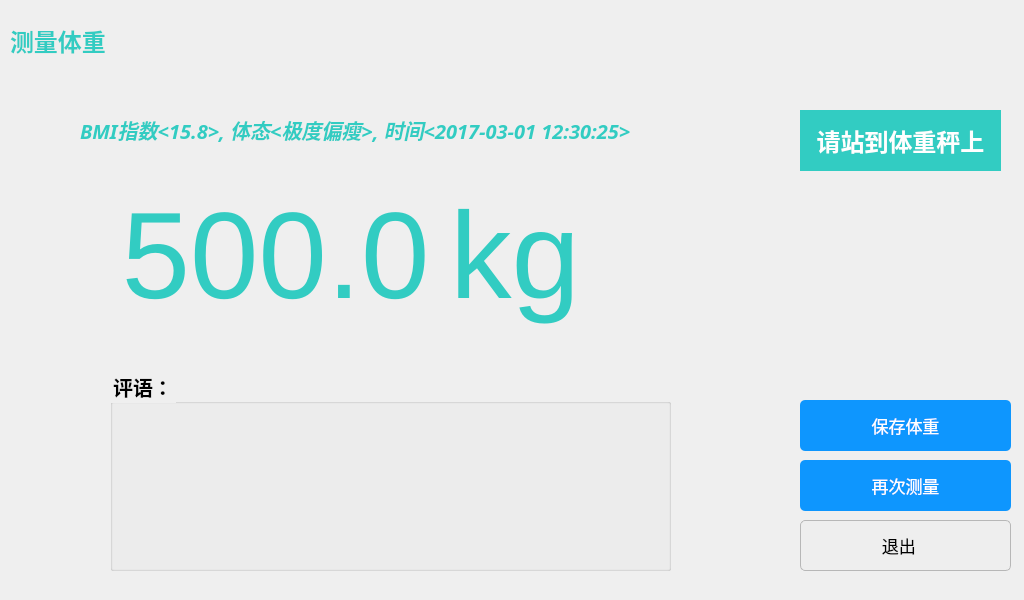
<?xml version="1.0" encoding="UTF-8"?>
<ui version="4.0">
 <class>Measuring_Weight</class>
 <widget class="QWidget" name="Measuring_Weight">
  <property name="geometry">
   <rect>
    <x>0</x>
    <y>0</y>
    <width>1024</width>
    <height>600</height>
   </rect>
  </property>
  <property name="cursor">
   <cursorShape>BlankCursor</cursorShape>
  </property>
  <property name="windowTitle">
   <string>Form</string>
  </property>
  <widget class="QPushButton" name="btnMeasure">
   <property name="geometry">
    <rect>
     <x>800</x>
     <y>460</y>
     <width>211</width>
     <height>51</height>
    </rect>
   </property>
   <property name="font">
    <font>
     <family>Microsoft Yahei</family>
     <pointsize>13</pointsize>
    </font>
   </property>
   <property name="styleSheet">
    <string notr="true">QPushButton
{
    font-family:Microsoft Yahei;
    color:white;
    background-color:rgb(14 , 150 , 254);
    border-radius:5px;
}

QPushButton:hover
{
    background-color:rgb(44 , 137 , 255);
}

QPushButton:pressed
{
    background-color:rgb(14 , 135 , 228);
    padding-left:3px;
    padding-top:3px;
}</string>
   </property>
   <property name="text">
    <string>再次测量</string>
   </property>
   <property name="icon">
    <iconset resource="imageIcon.qrc">
     <normaloff>:/imgIcon/appbar.clipboard.variant.edit.png</normaloff>:/imgIcon/appbar.clipboard.variant.edit.png</iconset>
   </property>
   <property name="iconSize">
    <size>
     <width>76</width>
     <height>76</height>
    </size>
   </property>
  </widget>
  <widget class="QPushButton" name="btnSave">
   <property name="geometry">
    <rect>
     <x>800</x>
     <y>400</y>
     <width>211</width>
     <height>51</height>
    </rect>
   </property>
   <property name="font">
    <font>
     <family>Microsoft Yahei</family>
     <pointsize>13</pointsize>
    </font>
   </property>
   <property name="styleSheet">
    <string notr="true">QPushButton
{
    font-family:Microsoft Yahei;
    color:white;
    background-color:rgb(14 , 150 , 254);
    border-radius:5px;
}

QPushButton:hover
{
    background-color:rgb(44 , 137 , 255);
}

QPushButton:pressed
{
    background-color:rgb(14 , 135 , 228);
    padding-left:3px;
    padding-top:3px;
}</string>
   </property>
   <property name="text">
    <string>保存体重</string>
   </property>
   <property name="icon">
    <iconset resource="imageIcon.qrc">
     <normaloff>:/imgIcon/appbar.disk.upload.png</normaloff>:/imgIcon/appbar.disk.upload.png</iconset>
   </property>
   <property name="iconSize">
    <size>
     <width>76</width>
     <height>76</height>
    </size>
   </property>
  </widget>
  <widget class="QPushButton" name="btnClose">
   <property name="geometry">
    <rect>
     <x>800</x>
     <y>520</y>
     <width>211</width>
     <height>51</height>
    </rect>
   </property>
   <property name="font">
    <font>
     <family>Microsoft Yahei</family>
     <pointsize>13</pointsize>
    </font>
   </property>
   <property name="styleSheet">
    <string notr="true">QPushButton
{
    color:black;
    background-color:rgb(238 , 238 , 238);
    border: 1px solid rgb(183 , 183 , 183);
	border-radius:5px;
}

QPushButton:hover
{
    color:black;
    background-color:rgb(228 , 240 , 250);
    border: 1px solid rgb(15 , 150 , 255);
}

QPushButton:pressed
{
    color:black;
    background-color:rgb(204 , 228 , 247);
    border: 1px solid rgb(1 , 84 , 153);
    padding-left:3px;
    padding-top:3px;
}</string>
   </property>
   <property name="text">
    <string> 退出    </string>
   </property>
   <property name="icon">
    <iconset resource="imageIcon.qrc">
     <normaloff>:/imgIcon/appbar.close.2.png</normaloff>:/imgIcon/appbar.close.2.png</iconset>
   </property>
   <property name="iconSize">
    <size>
     <width>76</width>
     <height>76</height>
    </size>
   </property>
  </widget>
  <widget class="QLabel" name="lblInfo">
   <property name="geometry">
    <rect>
     <x>10</x>
     <y>10</y>
     <width>591</width>
     <height>61</height>
    </rect>
   </property>
   <property name="sizePolicy">
    <sizepolicy hsizetype="Expanding" vsizetype="Expanding">
     <horstretch>0</horstretch>
     <verstretch>0</verstretch>
    </sizepolicy>
   </property>
   <property name="sizeIncrement">
    <size>
     <width>5</width>
     <height>5</height>
    </size>
   </property>
   <property name="font">
    <font>
     <family>微软雅黑</family>
     <pointsize>18</pointsize>
     <weight>75</weight>
     <bold>true</bold>
    </font>
   </property>
   <property name="statusTip">
    <string/>
   </property>
   <property name="styleSheet">
    <string notr="true">QLabel
{
	color: rgb(50 , 204 , 194);
	background-color:transparent;
}</string>
   </property>
   <property name="text">
    <string>测量体重</string>
   </property>
   <property name="wordWrap">
    <bool>false</bool>
   </property>
  </widget>
  <widget class="QLabel" name="lblWeight">
   <property name="geometry">
    <rect>
     <x>120</x>
     <y>130</y>
     <width>311</width>
     <height>251</height>
    </rect>
   </property>
   <property name="font">
    <font>
     <pointsize>92</pointsize>
    </font>
   </property>
   <property name="styleSheet">
    <string notr="true">QLabel
{
	color: rgb(50 , 204 , 194);
	background-color:transparent;
}</string>
   </property>
   <property name="text">
    <string>500.0</string>
   </property>
   <property name="alignment">
    <set>Qt::AlignCenter</set>
   </property>
  </widget>
  <widget class="QLabel" name="lblTipsIcon">
   <property name="geometry">
    <rect>
     <x>690</x>
     <y>110</y>
     <width>421</width>
     <height>321</height>
    </rect>
   </property>
   <property name="styleSheet">
    <string notr="true">border-image: url(:/imgIcon/mesure.png);
background-color: transparent;</string>
   </property>
   <property name="text">
    <string/>
   </property>
  </widget>
  <widget class="QLabel" name="lblTips">
   <property name="geometry">
    <rect>
     <x>800</x>
     <y>110</y>
     <width>201</width>
     <height>61</height>
    </rect>
   </property>
   <property name="font">
    <font>
     <family>微软雅黑</family>
     <pointsize>18</pointsize>
     <weight>75</weight>
     <bold>true</bold>
    </font>
   </property>
   <property name="styleSheet">
    <string notr="true">QLabel
{
	
	color: rgb(255, 255, 255);
	background-color:rgb(50 , 204 , 194);
}</string>
   </property>
   <property name="text">
    <string>请站到体重秤上</string>
   </property>
   <property name="alignment">
    <set>Qt::AlignCenter</set>
   </property>
  </widget>
  <widget class="QTextBrowser" name="txtBserCom">
   <property name="geometry">
    <rect>
     <x>130</x>
     <y>400</y>
     <width>521</width>
     <height>151</height>
    </rect>
   </property>
   <property name="font">
    <font>
     <family>微软雅黑</family>
     <pointsize>18</pointsize>
     <weight>75</weight>
     <bold>true</bold>
    </font>
   </property>
   <property name="styleSheet">
    <string notr="true">color: rgb(50 , 204 , 194);
background-color: transparent;</string>
   </property>
   <property name="frameShape">
    <enum>QFrame::NoFrame</enum>
   </property>
  </widget>
  <widget class="QGroupBox" name="groupBoxComment">
   <property name="geometry">
    <rect>
     <x>110</x>
     <y>370</y>
     <width>561</width>
     <height>201</height>
    </rect>
   </property>
   <property name="font">
    <font>
     <family>微软雅黑</family>
     <pointsize>15</pointsize>
     <weight>75</weight>
     <bold>true</bold>
    </font>
   </property>
   <property name="styleSheet">
    <string notr="true">background-color: transparent;</string>
   </property>
   <property name="title">
    <string>评语：</string>
   </property>
  </widget>
  <widget class="QLabel" name="lblKg">
   <property name="geometry">
    <rect>
     <x>450</x>
     <y>130</y>
     <width>201</width>
     <height>251</height>
    </rect>
   </property>
   <property name="font">
    <font>
     <pointsize>92</pointsize>
    </font>
   </property>
   <property name="styleSheet">
    <string notr="true">QLabel
{
	color: rgb(50 , 204 , 194);
	background-color:transparent;
}</string>
   </property>
   <property name="text">
    <string>kg</string>
   </property>
  </widget>
  <widget class="QLabel" name="lblDetail">
   <property name="geometry">
    <rect>
     <x>80</x>
     <y>100</y>
     <width>701</width>
     <height>61</height>
    </rect>
   </property>
   <property name="font">
    <font>
     <family>微软雅黑</family>
     <pointsize>15</pointsize>
     <weight>75</weight>
     <italic>true</italic>
     <bold>true</bold>
     <stylestrategy>PreferAntialias</stylestrategy>
    </font>
   </property>
   <property name="styleSheet">
    <string notr="true">QLabel
{
	color: rgb(50 , 204 , 194);
	background-color:transparent;
}</string>
   </property>
   <property name="text">
    <string>BMI指数&lt;15.8&gt;, 体态&lt;极度偏瘦&gt;, 时间&lt;2017-03-01 12:30:25&gt;</string>
   </property>
  </widget>
  <zorder>groupBoxComment</zorder>
  <zorder>btnMeasure</zorder>
  <zorder>btnSave</zorder>
  <zorder>btnClose</zorder>
  <zorder>lblInfo</zorder>
  <zorder>lblWeight</zorder>
  <zorder>lblTipsIcon</zorder>
  <zorder>lblTips</zorder>
  <zorder>txtBserCom</zorder>
  <zorder>lblKg</zorder>
  <zorder>lblDetail</zorder>
 </widget>
 <resources>
  <include location="imageIcon.qrc"/>
 </resources>
 <connections/>
</ui>
